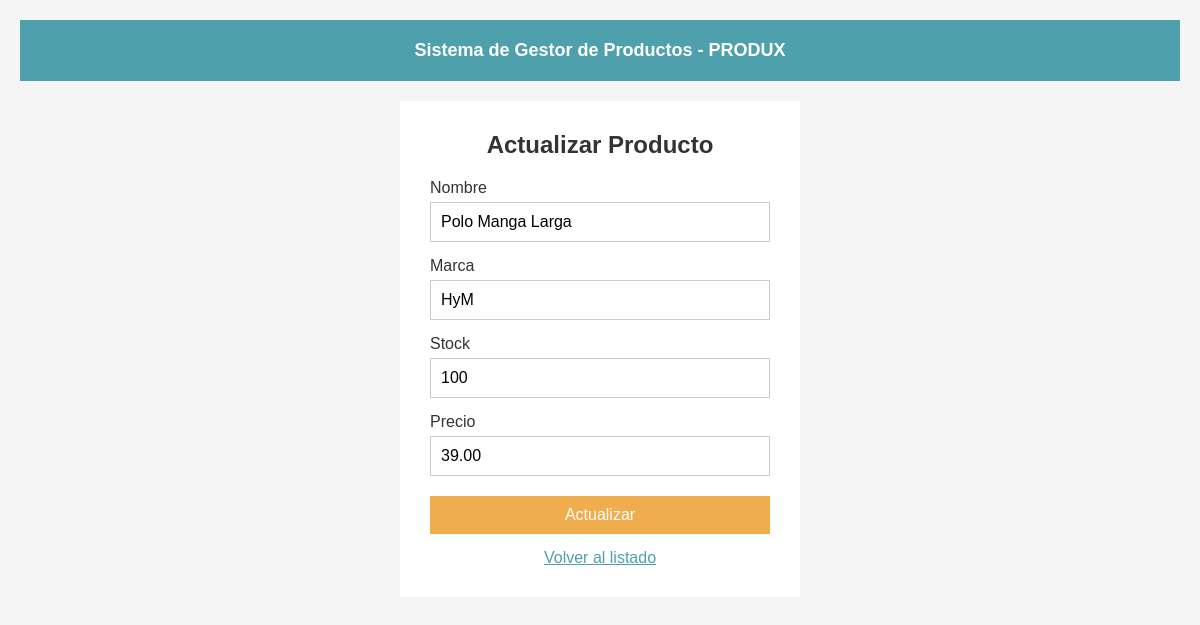
The page /update.php?id=6 on the database its author committed.
### tables this page shows
CREATE TABLE `producto` (
  `Id` int(11) NOT NULL AUTO_INCREMENT,
  `Nombre` varchar(50) NOT NULL,
  `Marca` varchar(100) NOT NULL,
  `Stock` int(11) NOT NULL,
  `Precio` decimal(9,2) DEFAULT NULL,
  PRIMARY KEY (`Id`)
);

### update.php (the view, shortened to what this page needs)
<!DOCTYPE html>
<html lang="en">
<head>
    <link rel="stylesheet" href="styles/style.css">
</head>
<body>
    <div class="container">
        <h1 class="container__title">Sistema de Gestor de Productos - PRODUX</h1>
    </div>
    <?php
        $cn = conectar();
        $Id = $_GET["id"];
        $sql = mysqli_query($cn, "call verproductoid($Id)");
        $row = mysqli_fetch_array($sql);
    ?>
    <div class="form">
        <h2 class="form__title">Actualizar Producto</h2>
        <form action="upd.php" method="Post">
            <div class="form__group">
                <label class="form__label">Nombre</label>
                <input type="text" name="name" class="form__input" value="<?php echo $row["Nombre"]?>">
            </div>
            <div class="form__group">
                <label class="form__label">Marca</label>
                <input type="text" name="marca" class="form__input" value="<?php echo $row["Marca"]?>">
            </div>
            <div class="form__group">
                <label class="form__label">Stock</label>
                <input type="number" name="stock" class="form__input" min="0" max="1000" value="<?php echo $row["Stock"]?>">
            </div>
            <div class="form__group">
                <label class="form__label">Precio</label>
                <input type="number" name="precio" class="form__input" min="0" max="9999" step="0.01" value="<?php echo $row["Precio"]?>">
            </div>
            <div class="form__actions">
                <input type="submit" class="btn btn--edit btn--full" value="Actualizar">
            </div>
            <a href="index.php" class="form__link">Volver al listado</a>
        </form>
    </div>
</body>
</html>

### styles/style.css (style rules this page uses)
html { font-size: 62.5%; }
* { margin: 0; padding: 0; box-sizing: border-box; }
body { font-family: Arial, sans-serif; font-size: 1.6rem; background-color: #f5f5f5; padding: 2rem; }
.container { margin-bottom: 2rem; padding: 2rem; background-color: #4EA0AD; }
.container__title { text-align: center; color: #fff; font-size: 1.8rem; }
.form { max-width: 40rem; margin: 0 auto; padding: 3rem; background-color: #fff; }
.form__group { margin-bottom: 1.5rem; }
.form__label { display: block; margin-bottom: 0.5rem; color: #333; }
.form__input { width: 100%; padding: 1rem; border: 0.1rem solid #ccc; font-size: 1.6rem; }
.form__title { text-align: center; color: #333; margin-bottom: 2rem; }
.form__actions { margin-top: 2rem; text-align: center; }
.form__link { display: block; margin-top: 1.5rem; color: #4EA0AD; text-align: center; }
.btn { display: inline-block; color: #fff; border: none; text-decoration: none; padding: 1rem 2rem; font-size: 1.6rem; cursor: pointer; }
.btn--edit { background-color: #f0ad4e; }
.btn--full { width: 100%; }

### rows shown on the page
producto: name "Polo Manga Larga", marca "HyM", stock "100", precio "39.00"
